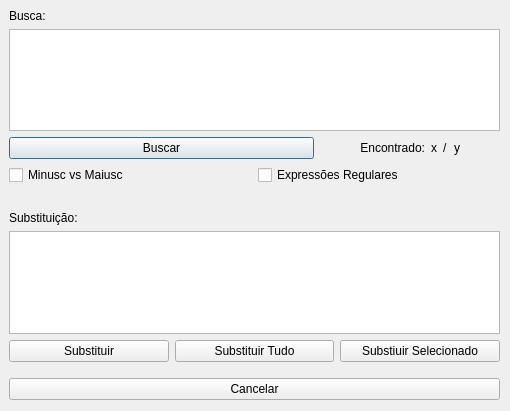
<?xml version="1.0" encoding="UTF-8"?>
<ui version="4.0">
 <class>FindReplaceDialog</class>
 <widget class="QDialog" name="FindReplaceDialog">
  <property name="geometry">
   <rect>
    <x>0</x>
    <y>0</y>
    <width>510</width>
    <height>411</height>
   </rect>
  </property>
  <property name="windowTitle">
   <string>Dialog</string>
  </property>
  <widget class="QWidget" name="verticalLayoutWidget">
   <property name="geometry">
    <rect>
     <x>9</x>
     <y>9</y>
     <width>491</width>
     <height>391</height>
    </rect>
   </property>
   <layout class="QVBoxLayout" name="verticalLayout">
    <item>
     <widget class="QLabel" name="label">
      <property name="text">
       <string>Busca:</string>
      </property>
     </widget>
    </item>
    <item>
     <widget class="QPlainTextEdit" name="findTextEdit"/>
    </item>
    <item>
     <layout class="QHBoxLayout" name="horizontalLayout_3">
      <property name="spacing">
       <number>6</number>
      </property>
      <property name="topMargin">
       <number>0</number>
      </property>
      <item>
       <widget class="QPushButton" name="findButton">
        <property name="sizePolicy">
         <sizepolicy hsizetype="Expanding" vsizetype="Fixed">
          <horstretch>0</horstretch>
          <verstretch>0</verstretch>
         </sizepolicy>
        </property>
        <property name="text">
         <string>Buscar</string>
        </property>
       </widget>
      </item>
      <item>
       <spacer name="horizontalSpacer_3">
        <property name="orientation">
         <enum>Qt::Horizontal</enum>
        </property>
        <property name="sizeType">
         <enum>QSizePolicy::Minimum</enum>
        </property>
        <property name="sizeHint" stdset="0">
         <size>
          <width>40</width>
          <height>20</height>
         </size>
        </property>
       </spacer>
      </item>
      <item>
       <widget class="QLabel" name="label_3">
        <property name="sizePolicy">
         <sizepolicy hsizetype="Preferred" vsizetype="Preferred">
          <horstretch>0</horstretch>
          <verstretch>0</verstretch>
         </sizepolicy>
        </property>
        <property name="text">
         <string>Encontrado:</string>
        </property>
        <property name="alignment">
         <set>Qt::AlignRight|Qt::AlignTrailing|Qt::AlignVCenter</set>
        </property>
       </widget>
      </item>
      <item>
       <widget class="QLabel" name="labelCurrent">
        <property name="sizePolicy">
         <sizepolicy hsizetype="Preferred" vsizetype="Preferred">
          <horstretch>0</horstretch>
          <verstretch>0</verstretch>
         </sizepolicy>
        </property>
        <property name="sizeIncrement">
         <size>
          <width>0</width>
          <height>0</height>
         </size>
        </property>
        <property name="layoutDirection">
         <enum>Qt::RightToLeft</enum>
        </property>
        <property name="text">
         <string>x</string>
        </property>
        <property name="alignment">
         <set>Qt::AlignLeading|Qt::AlignLeft|Qt::AlignVCenter</set>
        </property>
        <property name="margin">
         <number>0</number>
        </property>
        <property name="indent">
         <number>0</number>
        </property>
       </widget>
      </item>
      <item>
       <widget class="QLabel" name="label_6">
        <property name="text">
         <string>/</string>
        </property>
       </widget>
      </item>
      <item>
       <widget class="QLabel" name="labelFound">
        <property name="text">
         <string>y</string>
        </property>
       </widget>
      </item>
      <item>
       <spacer name="horizontalSpacer_4">
        <property name="orientation">
         <enum>Qt::Horizontal</enum>
        </property>
        <property name="sizeType">
         <enum>QSizePolicy::Minimum</enum>
        </property>
        <property name="sizeHint" stdset="0">
         <size>
          <width>40</width>
          <height>20</height>
         </size>
        </property>
       </spacer>
      </item>
     </layout>
    </item>
    <item>
     <layout class="QHBoxLayout" name="horizontalLayout">
      <property name="topMargin">
       <number>0</number>
      </property>
      <item>
       <widget class="QCheckBox" name="caseCheckBox">
        <property name="text">
         <string>Minusc vs Maiusc</string>
        </property>
       </widget>
      </item>
      <item>
       <widget class="QCheckBox" name="regexCheckBox">
        <property name="text">
         <string>Expressões Regulares</string>
        </property>
       </widget>
      </item>
     </layout>
    </item>
    <item>
     <spacer name="horizontalSpacer_2">
      <property name="orientation">
       <enum>Qt::Horizontal</enum>
      </property>
      <property name="sizeHint" stdset="0">
       <size>
        <width>40</width>
        <height>20</height>
       </size>
      </property>
     </spacer>
    </item>
    <item>
     <widget class="QLabel" name="label_2">
      <property name="text">
       <string>Substituição:</string>
      </property>
     </widget>
    </item>
    <item>
     <widget class="QPlainTextEdit" name="replaceTextEdit"/>
    </item>
    <item>
     <layout class="QHBoxLayout" name="horizontalLayout_2">
      <property name="spacing">
       <number>6</number>
      </property>
      <property name="topMargin">
       <number>0</number>
      </property>
      <item>
       <widget class="QPushButton" name="replaceButton">
        <property name="text">
         <string>Substituir</string>
        </property>
       </widget>
      </item>
      <item>
       <widget class="QPushButton" name="replaceAllButton">
        <property name="text">
         <string>Substituir Tudo</string>
        </property>
       </widget>
      </item>
      <item>
       <widget class="QPushButton" name="replaceSelected">
        <property name="text">
         <string>Substiuir Selecionado</string>
        </property>
       </widget>
      </item>
     </layout>
    </item>
    <item>
     <spacer name="horizontalSpacer">
      <property name="orientation">
       <enum>Qt::Horizontal</enum>
      </property>
      <property name="sizeHint" stdset="0">
       <size>
        <width>40</width>
        <height>10</height>
       </size>
      </property>
     </spacer>
    </item>
    <item>
     <widget class="QPushButton" name="cancelButton">
      <property name="text">
       <string>Cancelar</string>
      </property>
     </widget>
    </item>
   </layout>
  </widget>
 </widget>
 <resources/>
 <connections/>
</ui>
